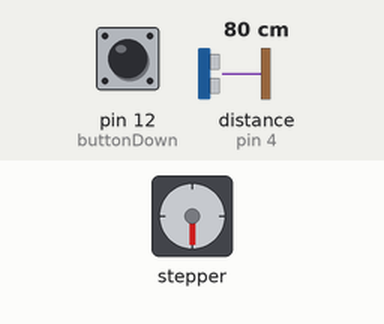
A sketch run on a simulated Arduino Uno, built with avr-gcc and run on an emulated ATmega328P. On the bench: stepper motor. Wiring (inferred from the names in the program): ultrasonic range finder: trigger pin 3; echo pin 4; stepper motor driver (200 steps per turn assumed): step pin 8; direction pin 9. Inputs (shaded band) come from the test bench; at power-on: pin 12 (buttonDown) HIGH, distance to the obstacle (sensor on pin 4) 80 cm. The echo pulse lasts 58.3 µs per cm.

Above: at 1.2 s.
1.3 s: pin 12 (buttonDown) pulled LOW for 3.2 s
At 6.6 s:
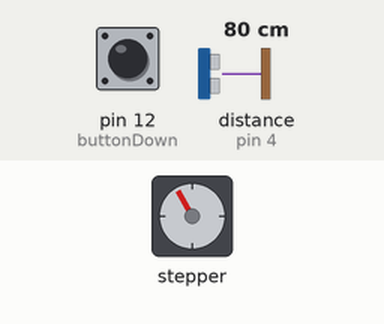
8.9 s: distance to the obstacle (sensor on pin 4) set to 18 cm
At 9.9 s:
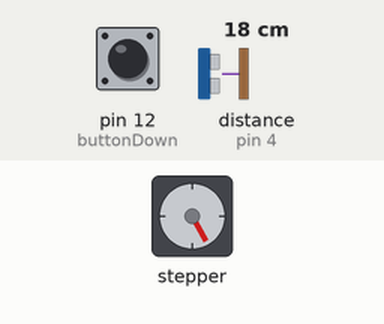
13.3 s: pin 12 (buttonDown) pulled LOW for 0.15 s
17.9 s: pin 12 (buttonDown) pulled LOW for 1 s
23.3 s: distance to the obstacle (sensor on pin 4) set to 2 cm
27.7 s: pin 12 (buttonDown) pulled LOW for 0.15 s
At 29.2 s:
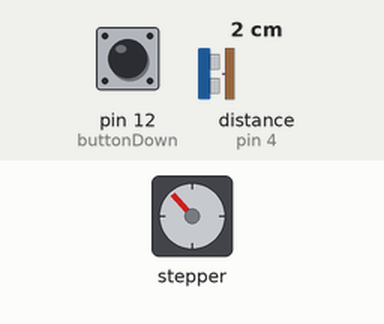
Timing chart, 0 to 33.3 s (numbered marks = the images above; inputs shaded):
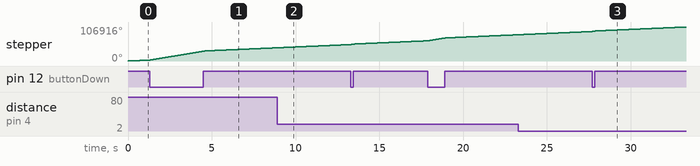

The sketch:

nema_34_for_keboard_montion_by_human_heigh.ino
```cpp
#define dir 9
#define pul 8
#define buttonDown 12
#define ena 13
#define buttonUP 3
#define echoPin 4//sesi gonderen
#define trigPin 3//sesi qebul eden
long vaxt; //gedib gelme vaxti
int distance;//cism mesafesi
int x=200; // LIMIT step delay//3200//4000//

void setup() {
  Serial.begin(9600);//Start serial protocol
  pinMode(trigPin,OUTPUT);
  pinMode(echoPin,INPUT);
  pinMode(dir, OUTPUT);
  pinMode(pul, OUTPUT);
  digitalWrite(dir,HIGH);
  digitalWrite(pul, LOW);
}
void loop() {
  digitalWrite(trigPin,LOW);//default position
  delayMicroseconds(2);
  digitalWrite(trigPin,HIGH);//send sound
  delayMicroseconds(10);
  digitalWrite(trigPin,LOW);
  vaxt=pulseIn(echoPin,HIGH);//accept sound
  distance=(vaxt*0.034/2);//calculate distance by time and speed "the sound speed is default for all condition"
  for(int j=0; j<1500; j++) {
  int buttonDownCase=digitalRead(buttonDown);//read button down
  int buttonUPCase=digitalRead(buttonUP);//read button up
  for(int i=0; i<1000; i++) {//  for(int i=0; i<6; i++) {
  if(buttonDownCase==0){//increase analog  the speed
  digitalWrite(pul,HIGH);
  delayMicroseconds(x);
  digitalWrite(pul, LOW);
 // delayMicroseconds(x);
  }
  }
  if(x>200) x--;//for increase speed (decrease pul time)
  if  (buttonDownCase==1){//change direction motor
     digitalWrite(dir,HIGH);
     digitalWrite(pul,HIGH);
     delayMicroseconds(x);
     digitalWrite(pul, LOW);

  }
   if(buttonUPCase==1){//stop in start position
    digitalWrite(ena,HIGH);//switch off motor
  }
    /*Serial.print("Distance : ");
    Serial.print(distance);
    Serial.println(" cm ");
    delay(1000);*/
    /*Serial.print("buttonDown Case:");
    Serial.print(buttonDownCase);
    Serial.println(" ");
    delay(2000);//serial delay second

    Serial.print("buttonUp Case:");
    Serial.print(buttonUPCase);
    Serial.println(" ");
    delay(2000);*/

}
}
```
